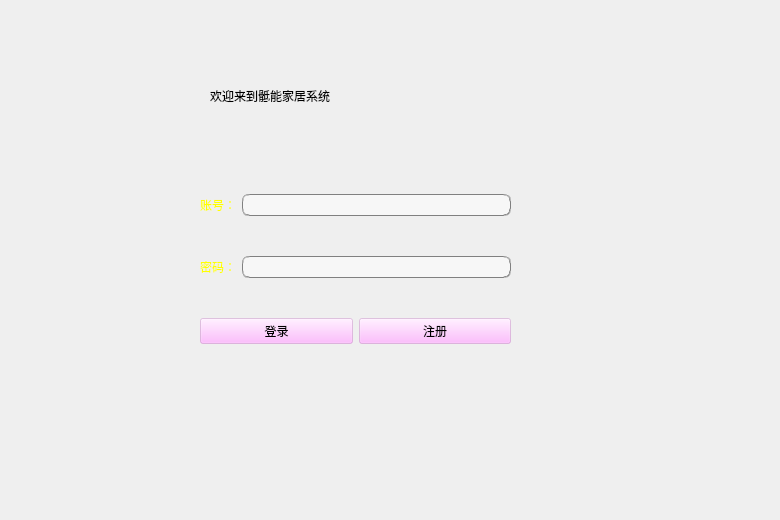
<?xml version="1.0" encoding="UTF-8"?>
<ui version="4.0">
 <class>Login_in</class>
 <widget class="QWidget" name="Login_in">
  <property name="geometry">
   <rect>
    <x>0</x>
    <y>0</y>
    <width>780</width>
    <height>520</height>
   </rect>
  </property>
  <property name="minimumSize">
   <size>
    <width>780</width>
    <height>520</height>
   </size>
  </property>
  <property name="maximumSize">
   <size>
    <width>780</width>
    <height>520</height>
   </size>
  </property>
  <property name="windowTitle">
   <string>Form</string>
  </property>
  <widget class="QWidget" name="layoutWidget">
   <property name="geometry">
    <rect>
     <x>200</x>
     <y>160</y>
     <width>311</width>
     <height>221</height>
    </rect>
   </property>
   <layout class="QVBoxLayout" name="verticalLayout">
    <item>
     <layout class="QHBoxLayout" name="horizontalLayout">
      <item>
       <widget class="QLabel" name="label">
        <property name="styleSheet">
         <string notr="true">font: 87 12pt &quot;Arial Black&quot;;
color: rgb(255, 255, 0);</string>
        </property>
        <property name="text">
         <string>账号：</string>
        </property>
       </widget>
      </item>
      <item>
       <widget class="QLineEdit" name="username_line">
        <property name="styleSheet">
         <string notr="true">
background-color: rgb(247, 247, 247);
border:1px groove gray;border-radius:
7px;padding:2px 4px;
font: 10pt &quot;Candara&quot;;</string>
        </property>
       </widget>
      </item>
     </layout>
    </item>
    <item>
     <layout class="QHBoxLayout" name="horizontalLayout_2">
      <item>
       <widget class="QLabel" name="label_2">
        <property name="styleSheet">
         <string notr="true">font: 87 12pt &quot;Arial Black&quot;;
color: rgb(255, 255, 0);</string>
        </property>
        <property name="text">
         <string>密码：</string>
        </property>
       </widget>
      </item>
      <item>
       <widget class="QLineEdit" name="password_line">
        <property name="styleSheet">
         <string notr="true">
background-color: rgb(247, 247, 247);
border:1px groove gray;border-radius:
7px;padding:2px 4px;
font: 10pt &quot;Candara&quot;;</string>
        </property>
        <property name="echoMode">
         <enum>QLineEdit::Password</enum>
        </property>
       </widget>
      </item>
     </layout>
    </item>
    <item>
     <layout class="QHBoxLayout" name="horizontalLayout_3">
      <item>
       <widget class="QPushButton" name="login_btn">
        <property name="styleSheet">
         <string notr="true">background-color: rgb(255, 170, 255,99);</string>
        </property>
        <property name="text">
         <string>登录</string>
        </property>
       </widget>
      </item>
      <item>
       <widget class="QPushButton" name="regist_btn">
        <property name="styleSheet">
         <string notr="true">background-color: rgb(255, 170, 255,99);</string>
        </property>
        <property name="text">
         <string>注册</string>
        </property>
       </widget>
      </item>
     </layout>
    </item>
   </layout>
  </widget>
  <widget class="QLabel" name="label_3">
   <property name="geometry">
    <rect>
     <x>210</x>
     <y>50</y>
     <width>301</width>
     <height>91</height>
    </rect>
   </property>
   <property name="styleSheet">
    <string notr="true">font: 18pt &quot;华文行楷&quot;;</string>
   </property>
   <property name="text">
    <string>欢迎来到骶能家居系统</string>
   </property>
  </widget>
 </widget>
 <resources/>
 <connections/>
</ui>
